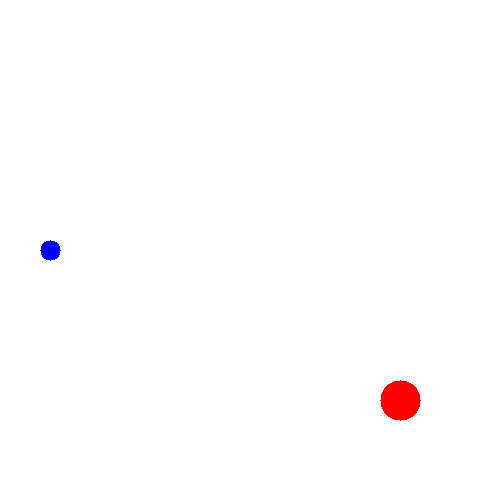
#> input picture data/simulated_world.png, 500 x 500 px
$ python main_integration.py
#> lines starting #> are read from the running program, lines starting #| are printed output that depends on the picture; after the words box and inside, x2 and y2 are one past the last pixel; in counts of white or black regions, pixels touching at a corner belong together
### src/object_detection.py
# object_detection.py - FINAL
import cv2
import numpy as np

def detect_apple(image_path, show_windows=True):
    """
    Detects a red apple in an image and returns its center coordinates.

    Args:
        image_path (str): Path to the image file.
        show_windows (bool): Whether to display debug windows. Set to False later when integrating.

    Returns:
        tuple: (x, y) coordinates of the apple's center, or None if not found.
    """
#> called with image_path = '../data/simulated_world.png', show_windows = True
    # Load the image
    image = cv2.imread(image_path)
#> image is the input picture: shape (500, 500, 3); mean B, G, R 253.7, 253.4, 254.7
    if image is None:
        print(f"Error: Could not load image from {image_path}")
        return None
    output_image = image.copy()

    # Convert to HSV color space
    hsv_image = cv2.cvtColor(image, cv2.COLOR_BGR2HSV)
#> hsv_image: shape (500, 500, 3); mean H, S, V 0.2, 1.6, 255

    # DEFINE YOUR HSV RANGE HERE (The values you found that worked!)
    lower_red = np.array([0, 100, 100])   # <- Adjust these based on your debug results
    upper_red = np.array([10, 255, 255])  # <- Adjust these based on your debug results

    # Create a mask
    mask = cv2.inRange(hsv_image, lower_red, upper_red)
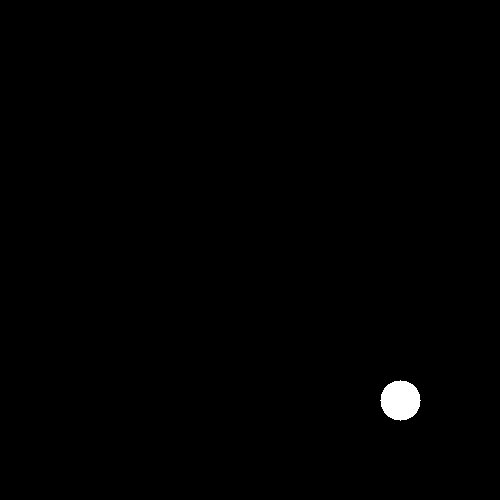
#> mask: shape (500, 500); 0.5% white; 1 white region, box (x1, y1, x2, y2) and area: (380, 380, 421, 421) 1257

    # Clean up the mask using morphological operations (removes small noise)
    kernel = np.ones((5, 5), np.uint8)
    mask = cv2.morphologyEx(mask, cv2.MORPH_CLOSE, kernel)
    mask = cv2.morphologyEx(mask, cv2.MORPH_OPEN, kernel)
#> mask: shape (500, 500); 0.5% white; 1 white region

    # Find contours
    contours, _ = cv2.findContours(mask, cv2.RETR_EXTERNAL, cv2.CHAIN_APPROX_SIMPLE)
#> contours = 1 contour; box (x1, y1, x2, y2) and area: (381, 381, 420, 420) 1196

    # If contours are found, find the largest one
    if contours:
        largest_contour = max(contours, key=cv2.contourArea)
#> largest_contour = contour of 56 points, box (x1, y1, x2, y2) (381, 381, 420, 420), area 1196
        # Calculate the center of the contour
        (x, y), radius = cv2.minEnclosingCircle(largest_contour)
#> x = 400; y = 400; radius = 20
        center = (int(x), int(y))
#> center = (400, 400)
        radius = int(radius)

        # Only consider it a valid detection if the blob is reasonably sized
        if radius > 5:
            # Draw the detection on the output image
            cv2.circle(output_image, center, radius, (0, 255, 0), 2)
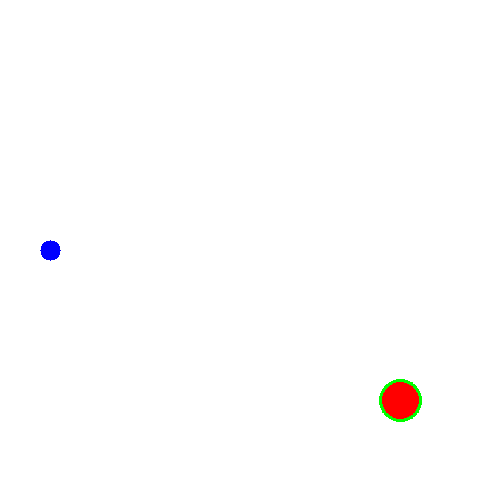
#> output_image: shape (500, 500, 3); 0.15% of pixels changed, all inside (x1, y1, x2, y2) = (379, 379, 422, 422)
            cv2.circle(output_image, center, 3, (0, 255, 0), -1)
#> output_image: shape (500, 500, 3); 0.01% of pixels changed, all inside (x1, y1, x2, y2) = (397, 397, 404, 404)

            if show_windows:
                # Display the intermediate steps for debugging
                cv2.imshow('Original Image', image)
                cv2.imshow('Mask', mask)
                cv2.imshow('Apple Detection', output_image)
                cv2.waitKey(0)
                cv2.destroyAllWindows()

            print(f"Apple detected at center coordinates: {center}")
#| Apple detected at center coordinates: (400, 400)
            return center

    print("No apple detected.")
    if show_windows:
        cv2.imshow('Original Image', image)
        cv2.imshow('Mask', mask)
        cv2.imshow('Apple Detection', output_image)
        cv2.waitKey(0)
        cv2.destroyAllWindows()
    return None

# Test the function on different images
# [3 lines that do not run on import are left out]

    # [5 lines of commented-out code are left out]

### src/robot_simulation.py
# robot_simulation.py
import numpy as np
import matplotlib.pyplot as plt

class DifferentialDriveRobot:
    """A class to simulate a differential drive robot."""

    def __init__(self, x=0, y=0, theta=0, wheel_base=20):
        """
        Initialize the robot's state.
        Args:
            x (float): Initial x-coordinate (pixels)
            y (float): Initial y-coordinate (pixels)
            theta (float): Initial orientation (radians)
            wheel_base (float): Distance between wheels (pixels) - affects turning
        """
        self.x = x
        self.y = y
        self.theta = theta  # Orientation in radians
        self.wheel_base = wheel_base
        self.path_x = [x]  # History of x positions
        self.path_y = [y]  # History of y positions
        self.path_theta = [theta] # History of orientations

    def set_pose(self, x, y, theta):
        """Set the robot's current pose and update history."""
        self.x = x
        self.y = y
        self.theta = theta
        self.path_x.append(x)
        self.path_y.append(y)
        self.path_theta.append(theta)

    def move(self, v_left, v_right, dt=1.0):
        """
        Move the robot based on kinematic equations for differential drive.
        Args:
            v_left (float): Left wheel velocity (pixels per second)
            v_right (float): Right wheel velocity (pixels per second)
            dt (float): Time step for movement (seconds)
        """
        # Calculate linear and angular velocity
        v = (v_right + v_left) / 2  # Linear velocity
        omega = (v_right - v_left) / self.wheel_base  # Angular velocity

        # Update pose using kinematic equations
        new_theta = self.theta + omega * dt
        new_x = self.x + v * np.cos(new_theta) * dt
        new_y = self.y + v * np.sin(new_theta) * dt

        # Update the robot's state and history
        self.set_pose(new_x, new_y, new_theta)

    def get_pose(self):
        """Return the current pose (x, y, theta) of the robot."""
        return self.x, self.y, self.theta

    def plot_performance(self, goal_x, goal_y):
        """
        Generates and saves all required performance plots for the report.
        """
        time_steps = range(len(self.path_x))

        # 1. Plot x(t) and y(t) over time
        plt.figure(figsize=(12, 8))

        plt.subplot(2, 2, 1)
        plt.plot(time_steps, self.path_x, 'r-', label='x(t)')
        plt.plot(time_steps, self.path_y, 'b-', label='y(t)')
        plt.xlabel('Time Step')
        plt.ylabel('Position (pixels)')
        plt.title('Robot Position vs. Time')
        plt.legend()
        plt.grid(True)

        # 2. Plot orientation θ(t) over time
        plt.subplot(2, 2, 2)
        plt.plot(time_steps, self.path_theta, 'g-')
        plt.xlabel('Time Step')
        plt.ylabel('Orientation (radians)')
        plt.title('Robot Orientation θ(t) vs. Time')
        plt.grid(True)

        # 3. Calculate and plot distance to goal (error) over time
        distances_to_goal = []
        for x, y in zip(self.path_x, self.path_y):
            dist = np.sqrt((goal_x - x)**2 + (goal_y - y)**2)
            distances_to_goal.append(dist)

        plt.subplot(2, 2, 3)
        plt.plot(time_steps, distances_to_goal, 'm-')
        plt.xlabel('Time Step')
        plt.ylabel('Distance to Goal (pixels)')
        plt.title('Path Error: Distance to Goal vs. Time')
        plt.grid(True)

        # 4. Plot the robot's trajectory (path) in 2D
        plt.subplot(2, 2, 4)
        plt.plot(self.path_x, self.path_y, 'b-', label='Path')
        plt.plot(self.path_x[0], self.path_y[0], 'go', markersize=10, label='Start')
        plt.plot(goal_x, goal_y, 'ro', markersize=10, label='Goal')
        plt.xlabel('X position (pixels)')
        plt.ylabel('Y position (pixels)')
        plt.title('Robot Trajectory')
        plt.legend()
        plt.grid(True)
        plt.axis('equal')

        plt.tight_layout()
        plt.savefig('../results/performance_plots.png')  # Save the combined figure
        plt.show()

        # Also save the individual plots for the report
        # ... (You could add code here to save each subplot individually if needed)
        print("All performance plots saved to '../results/performance_plots.png'")

# [60 lines left out: function main, not called in this run]

# [2 lines that do not run on import are left out]

### src/main_integration.py
# main_integration.py
# This is the main script that integrates object detection with robot simulation.
from object_detection import detect_apple
from robot_simulation import DifferentialDriveRobot
import cv2
import numpy as np

def run_full_simulation(world_image_path):
    """
    Runs the complete integrated simulation:
    1. Detect the apple in the world image to get the goal coordinates.
    2. Simulate the robot navigating to those coordinates.
    3. Generate and save all performance plots.
    """
    print("="*50)
    print("STARTING INTEGRATED SIMULATION")
    print("="*50)

    # STEP 1: OBJECT DETECTION
    print("\n1. Detecting apple in the world...")
    goal_point = detect_apple(world_image_path, show_windows=True)
#> goal_point = (400, 400)

    if goal_point is None:
        print("ERROR: Could not find the apple. Cannot run simulation.")
        return

    goal_x, goal_y = goal_point
#> goal_x = 400; goal_y = 400
    print(f"Apple detected at: ({goal_x}, {goal_y})")
#| Apple detected at: (400, 400)

    # STEP 2: ROBOT SIMULATION
    print("\n2. Starting robot simulation to the detected goal...")
    # Create a robot instance starting at (50, 250), facing right (0 radians)
    robot = DifferentialDriveRobot(x=50, y=250, theta=0)

    # Simulation parameters
    dt = 0.1  # Time step
    max_steps = 300  # Maximum number of steps to simulate
    reached_goal = False

    for step in range(max_steps):
        # Get the current robot position
        x, y, theta = robot.get_pose()

        # Calculate distance and angle to the goal
        distance_to_goal = np.sqrt((goal_x - x)**2 + (goal_y - y)**2)
        angle_to_goal = np.arctan2(goal_y - y, goal_x - x)

        # Simple go-to-goal controller
        if distance_to_goal < 15:  # If we are close to the goal, stop
            print("Goal reached!")
            reached_goal = True
            break

        # Calculate the angle difference (error)
        angle_error = angle_to_goal - theta
        # Normalize the angle error to [-pi, pi]
        angle_error = (angle_error + np.pi) % (2 * np.pi) - np.pi

        # Set base forward velocity
        base_speed = 5.0
        # Adjust wheel speeds based on angle error
        if abs(angle_error) > 0.2:  # If error is large, turn in place
            v_left = -np.sign(angle_error) * 2.0
            v_right = np.sign(angle_error) * 2.0
        else:  # Otherwise, move forward while correcting
            v_left = base_speed - 2.0 * angle_error
            v_right = base_speed + 2.0 * angle_error

        # Move the robot
        robot.move(v_left, v_right, dt)

        # Print progress every 25 steps
        if step % 25 == 0:
            print(f"Step {step}: Position ({x:.1f}, {y:.1f}), Distance: {distance_to_goal:.1f}")
#> this loop made 300 passes
#> (x, y, theta, distance_to_goal, angle_to_goal, angle_error, v_left, v_right) on passes 2 to 13: (50, 250, 0.02, 380.8, 0.405, 0.385, -2, 2), (50, 250, 0.04, 380.8, 0.405, 0.365, -2, 2), (50, 250, 0.06, 380.8, 0.405, 0.345, -2, 2), (50, 250, 0.08, 380.8, 0.405, 0.325, -2, 2), (50, 250, 0.1, 380.8, 0.405, 0.305, -2, 2), (50, 250, 0.12, 380.8, 0.405, 0.285, -2, 2), (50, 250, 0.14, 380.8, 0.405, 0.265, -2, 2), (50, 250, 0.16, 380.8, 0.405, 0.245, -2, 2), (50, 250, 0.18, 380.8, 0.405, 0.225, -2, 2), (50, 250, 0.2, 380.8, 0.405, 0.205, -2, 2), (50, 250, 0.22, 380.8, 0.405, 0.185, 4.63, 5.37), (50.49, 250.1, 0.224, 380.3, 0.405, 0.181, 4.64, 5.36)
#> (x, y, theta, distance_to_goal, angle_to_goal, angle_error, v_left, v_right) on pass 41: (63.98, 253.8, 0.303, 366.4, 0.41, 0.107, 4.79, 5.21)
#| Step 0: Position (50.0, 250.0), Distance: 380.8
#| Step 25: Position (56.8, 251.7), Distance: 373.9
#| Step 50: Position (68.7, 255.4), Distance: 361.5
#| Step 75: Position (80.5, 259.6), Distance: 349.0
#> (further printed lines are left out)

    if not reached_goal:
        print(f"Stopped after {max_steps} steps. Final distance: {distance_to_goal:.1f}")
#| Stopped after 300 steps. Final distance: 237.0

    # STEP 3: GENERATE RESULTS
    print("\n3. Generating performance plots and visualization...")
    # Generate the four performance plots
    robot.plot_performance(goal_x, goal_y)
#> the loop in plot_performance, `for x, y in zip(self.path_x, self.path_y):` made 301 passes
#> (x, y) on passes 1 to 3: (50, 250), (50, 250), (50, 250)
#> in plot_performance, `plt.savefig('../results/performance_plots.png')`:
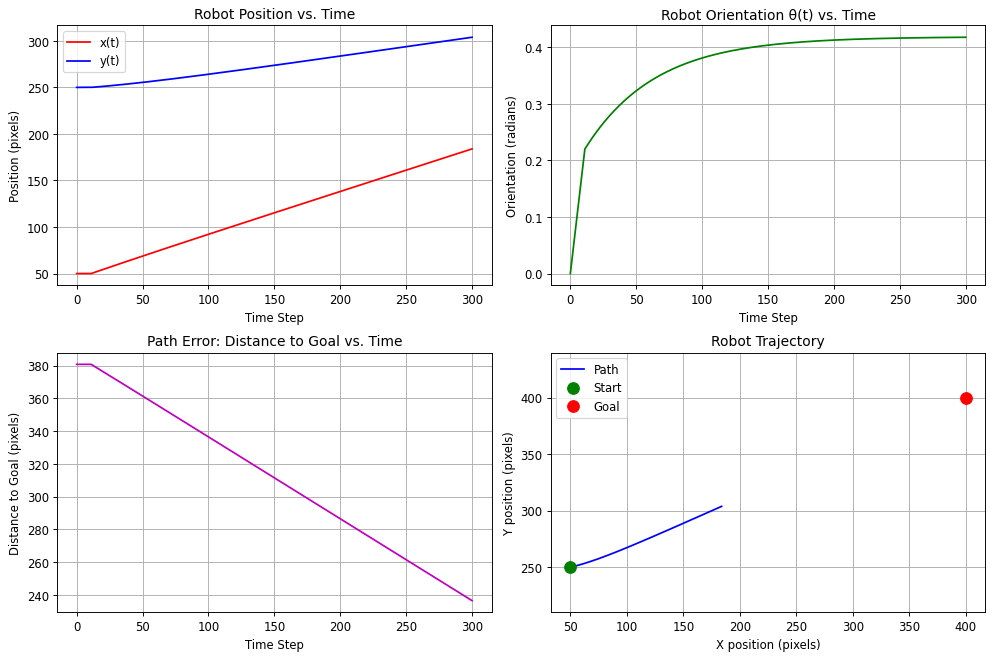
#> figure drawn by matplotlib, 4 panels; panel 1: curve peaks at x = 300, y = 183.9; panel 1: curve peaks at x = 300, y = 303.9; panel 2: curve peaks at x = 300, y = 0.418; panel 3: curve peaks at x = 0, y = 380.8

    # Create a final visualization video (optional) or image
    world_image = cv2.imread(world_image_path)
    for i, (x, y) in enumerate(zip(robot.path_x, robot.path_y)):
        # Draw the robot's path on the world image
        cv2.circle(world_image, (int(x), int(y)), 2, (255, 0, 0), -1)  # Blue path
        # Draw the robot's current position
        if i == len(robot.path_x) - 1:  # Draw last position larger
            cv2.circle(world_image, (int(x), int(y)), 8, (0, 0, 255), -1)  # Red final position
#> this loop made 301 passes
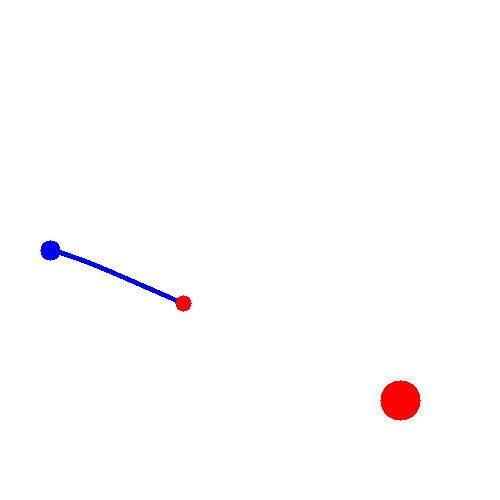
#> world_image: shape (500, 500, 3); 0.32% of pixels changed, all inside (x1, y1, x2, y2) = (60, 250, 192, 312)

    # Draw start and goal
    cv2.circle(world_image, (int(robot.path_x[0]), int(robot.path_y[0])), 8, (0, 255, 0), -1)  # Green start
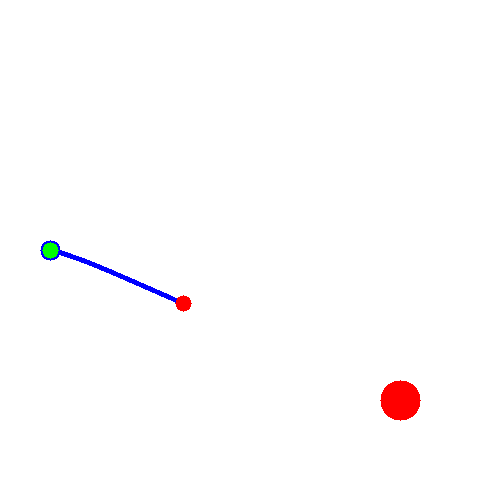
#> world_image: shape (500, 500, 3); 0.08% of pixels changed, all inside (x1, y1, x2, y2) = (42, 242, 59, 259)
    cv2.circle(world_image, (goal_x, goal_y), 8, (0, 0, 255), -1)  # Red goal

    # Save the final visualized world
    output_path = '../results/final_navigation_result.png'
    cv2.imwrite(output_path, world_image)
    print(f"Final navigation visualization saved to: {output_path}")

    print("\n" + "="*50)
    print("SIMULATION COMPLETE")
    print("="*50)

if __name__ == "__main__":
    # Run the complete simulation on our simulated world
    run_full_simulation('../data/simulated_world.png')
